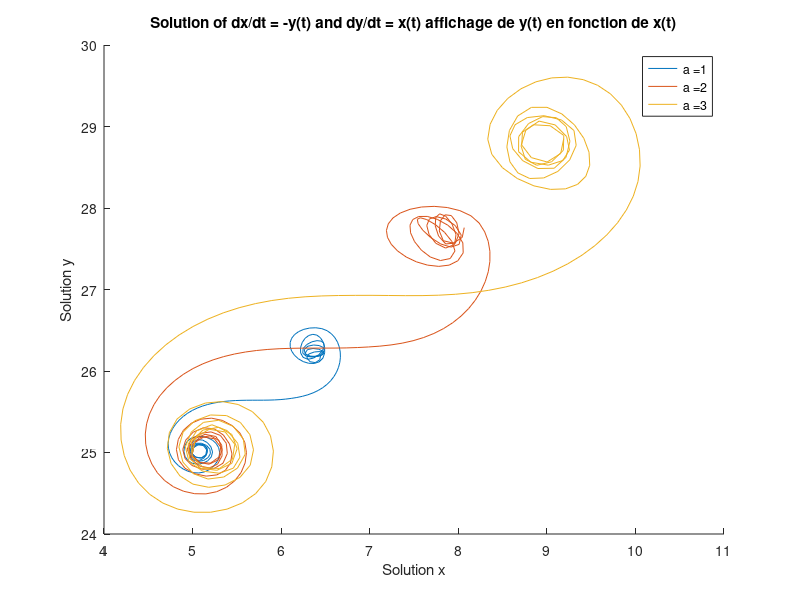

MATLAB code for this plot:
clear
close all
clc

val_a = [1, 2, 3];
tspan = linspace(-2*pi, 2*pi, 200);
z0 = [5; 25]; % x(-pi)=1 et y(-pi)=0

% solution avec ode45
figure;
hold on;
for i = 1:length(val_a)
    odefun = @(t, z) [ ...
        val_a(i)*(cos(t^2));  % dx/dt = a*cos(t²)
        val_a(i)*(sin(t^2))   % dy/dt = a*sin(t²)
];
    [T_ode45, Z_ode45] = ode45(odefun, tspan, z0);
    plot(Z_ode45(:,1), Z_ode45(:,2), 'DisplayName',['a =' num2str(val_a(i))]); % Plot y vs x
end
legend show;

hold off;
xlabel('Solution x');
ylabel('Solution y');
title('Solution of dx/dt = -y(t) and dy/dt = x(t) affichage de y(t) en fonction de x(t)');

